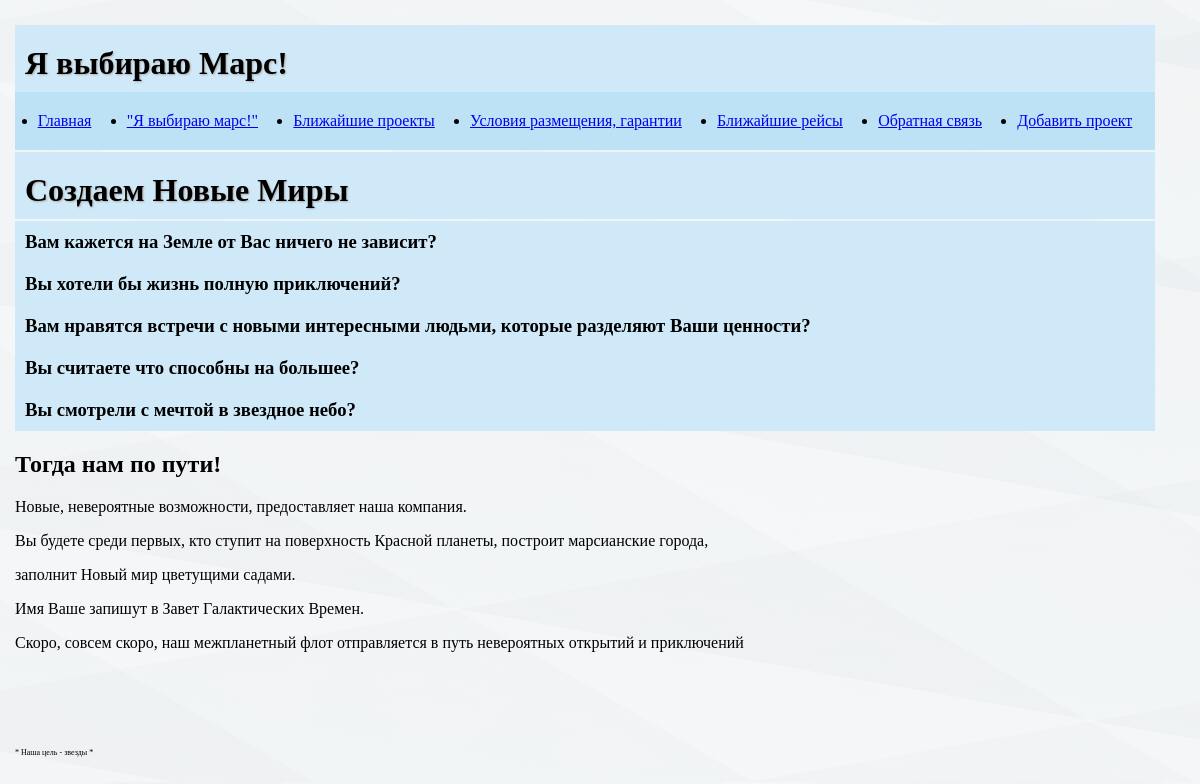
Screenshot of /marsplease with the database file from the repository.
### tables this page shows
CREATE TABLE menu(
id INTEGER PRIMARY KEY AUTOINCREMENT,
title TEXT NOT NULL,
url TEXT NOT NULL
);

### main.py (the view)
@app.route('/marsplease')
def marsplease():
    db_con = connect_db()
    db = DataBase(db_con)
    return render_template("marsplease.html", menu=db.get_menu())

### database.py (called while the page is built)
    def get_objects(self, table):
        try:
            self.__cur.execute(f'SELECT * from {table}')
            res = self.__cur.fetchall()
            if res:
                return res
        except IOError as ex:
            print('Ошибка чтения данных', ex)
        return []

    def get_menu(self):
        return self.get_objects('menu')

### main.py (called while the page is built)
def connect_db():
    con = sqlite3.connect(app.config['DATABASE'])
    con.row_factory = sqlite3.Row
    return con

### templates/marsplease.html (shortened to what this page needs)
{% extends 'base.html' %}
{% block content %}
<h1>Я выбираю Марс!</h1>
{{ super() }}
<h3>Вам кажется на Земле от Вас ничего не зависит?</h3>
<h3>Вы хотели бы жизнь полную приключений?</h3>
<h3>Вам нравятся встречи с новыми интересными людьми, которые разделяют Ваши ценности?</h3>
<h3>Вы считаете что способны на большее?</h3>
<h3>Вы смотрели с мечтой в звездное небо?</h3>
<h2>Тогда нам по пути!</h2>
<p>Новые, невероятные возможности, предоставляет наша компания.</p>
<p> Вы будете среди первых, кто ступит на поверхность Красной планеты, построит марсианские города,</p>
<p> заполнит Новый мир цветущими садами.</p>
<p> Имя Ваше запишут в Завет Галактических Времен.</p>
<p>Скоро, совсем скоро, наш межпланетный флот отправляется в путь невероятных открытий и приключений</p>
{% endblock %}

### templates/base.html (shortened to what this page needs)
<!DOCTYPE html>
<html lang="en">
<head>
    <link rel="stylesheet" href="{{ url_for('static', filename='css/style.css') }}">
</head>
<body class="multi-linear">
{% block content %}
<ul class="menu">
    {% for i in menu %}
    <li>
        <a href="{{ i.url }}">{{ i.title }}</a>
    </li>
    {% endfor %}
</ul>
<div class="container">
    {% if title %}
    <h1>{{ title }}</h1>
    {% else %}
    <h1>Создаем Новые Миры</h1>
    {% endif %}
</div>
{% endblock %}
<footer class="footer"> * Наша цель - звезды * </footer>
</body>
</html>

### static/css/style.css (style rules this page uses)
h1, h3 { padding: 10px 10px; margin: 0; background-color: #cfe9f8; text-shadow: 1px 1px 2px #afadad; }
h1 { padding-top: 20px; }
h3 { text-shadow: none; }
body { background: #e0fffd; padding: 20px 10px; margin: 5px; width: 95%; }
.multi-linear { background: repeating-linear-gradient( 10deg, rgba(114, 143, 167, 0.05) 30px, rgba(218, 225, 227, 0.05) 250px, rgba(146, 157, 182, 0.05) 15px, rgba(138, 111, 148, 0.05) 120px, rgba(124, 113, 128, 0.05) 120px ), repeating-linear-gradient( -190deg, rgba(143, 149, 151, 0.01) 20px, rgba(126, 150, 159, 0.05) 20px, rgba(203, 216, 221, 0.05) 240px, rgba(115, 116, 94, 0.05) 240px, rgba(147, 150, 151, 0.01) 30px ),repeating-linear-gradient( -1950deg, rgba(143, 149, 151, 0.01) 20px, rgba(126, 150, 159, 0.05) 20px, rgba(203, 216, 221, 0.05) 240px, rgba(115, 116, 94, 0.05) 240px, rgba(147, 150, 151, 0.01) 30px ); }
.menu { display: flex; justify-content: space-around; justify-items: center; background: #bee2f5; margin: 0px; padding: 20px 5px; }
.container { max-width: 1800px; margin-top: 2px; margin-bottom: 2px; box-sizing: border-box; }
.footer { font-size: 8px; padding-top: 80px; }

### rows the page displays
menu: title "Главная"
menu: title "\"Я выбираю марс!\""
menu: title "Ближайшие проекты"
menu: title "Условия размещения, гарантии"
menu: title "Ближайшие рейсы"
menu: title "Обратная связь"
menu: title "Добавить проект"
